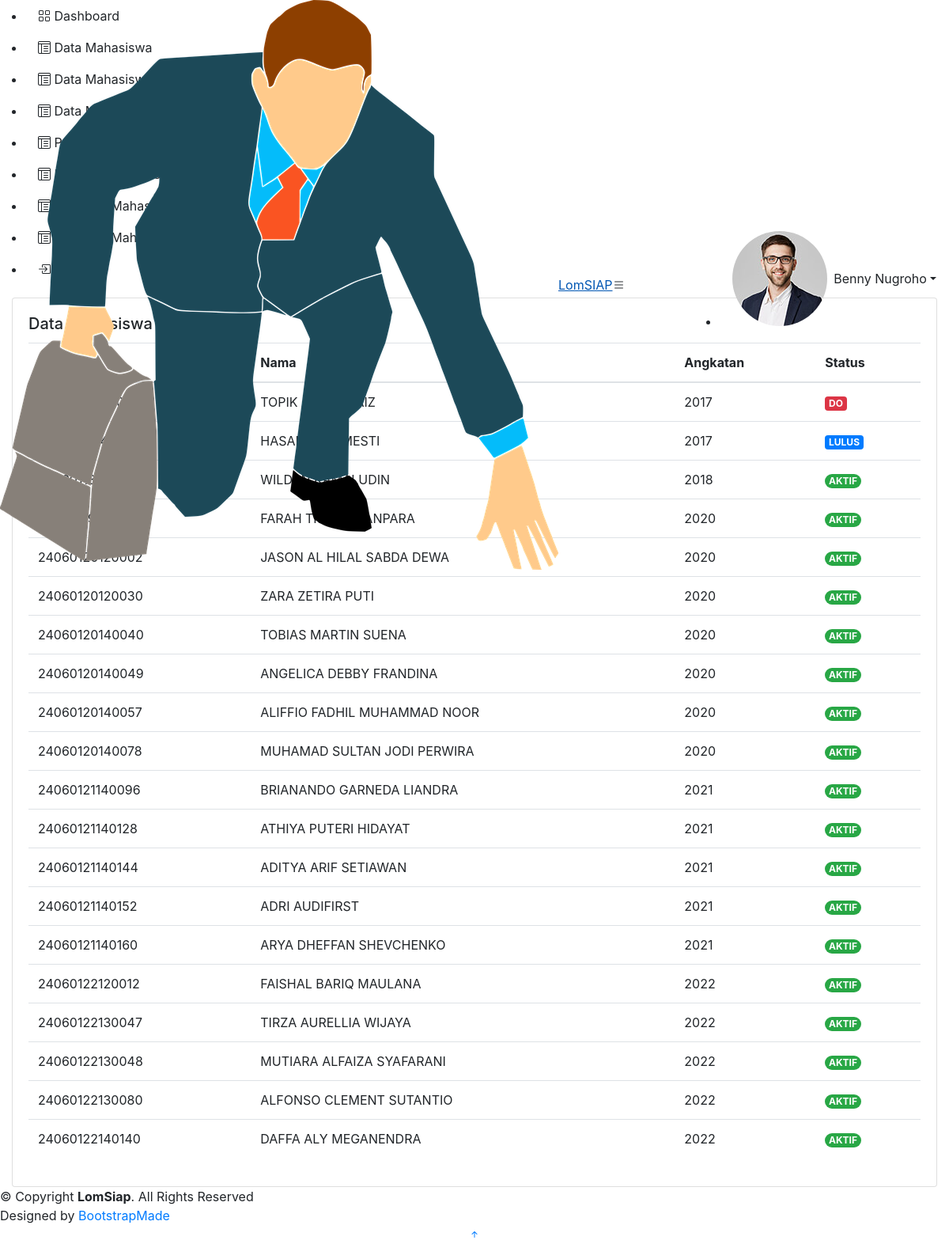
The app's page /data_mahasiswa_departemen.php (signed in) with its own data.
### tables this page shows
CREATE TABLE `data_mahasiswa` (
  `nim` varchar(15) NOT NULL,
  `foto` varchar(255) NOT NULL,
  `nama` varchar(50) NOT NULL,
  `angkatan` int(11) NOT NULL,
  `status` varchar(20) NOT NULL,
  `alamat` varchar(255) NOT NULL,
  `provinsi` varchar(255) NOT NULL,
  `kota` varchar(255) NOT NULL,
  `phone` varchar(255) NOT NULL,
  `email` varchar(255) NOT NULL,
  `user_id` int(11) DEFAULT NULL
);

### data_mahasiswa_departemen.php (the view, shortened to what this page needs)
<?php
  require_once('koneksi.php');
?>
<!DOCTYPE html>
<html lang="en">
<head>
  <link href="assets/vendor/bootstrap/css/bootstrap.min.css" rel="stylesheet">
  <link href="assets/vendor/bootstrap-icons/bootstrap-icons.css" rel="stylesheet">
  <link href="assets/vendor/boxicons/css/boxicons.min.css" rel="stylesheet">
  <link href="assets/vendor/quill/quill.snow.css" rel="stylesheet">
  <link href="assets/vendor/quill/quill.bubble.css" rel="stylesheet">
  <link href="assets/vendor/remixicon/remixicon.css" rel="stylesheet">
  <link href="assets/vendor/simple-datatables/style.css" rel="stylesheet">
  <link href="assets/css/style.css" rel="stylesheet">
  <link rel="stylesheet" href="https://cdn.jsdelivr.net/npm/bootstrap@4.0.0/dist/css/bootstrap.min.css">
</head>
<body>
 <header id="header" class="header fixed-top d-flex align-items-center">
    <div class="d-flex align-items-center justify-content-between">
      <a href="index_admin.php" class="logo d-flex align-items-center">
          <img src="assets/img/lomsiap.png" alt="">
          <span class="d-none d-lg-block">LomSIAP</span>
      </a>
      <i class="bi bi-list toggle-sidebar-btn"></i>
  </div>
    <nav class="header-nav ms-auto">
      <ul class="d-flex align-items-center">
        <li class="nav-item dropdown pe-3">
          <a class="nav-link nav-profile d-flex align-items-center pe-0" href="#" data-bs-toggle="dropdown" aria-expanded="false">
            <img src="assets/img/profile-img.jpg" alt="Profile" class="rounded-circle">
            <span class="d-none d-md-block dropdown-toggle ps-2"><?= $_SESSION['nama_lengkap']?></span>
          </a>
        </li>
      </ul>
    </nav>
  </header>
  <aside id="sidebar" class="sidebar">
    <ul class="sidebar-nav" id="sidebar-nav">
      <li class="nav-item">
        <a class="nav-link collapsed" href="index_departemen.php">
          <span>Dashboard</span>
        </a>
      </li>
      <li class="nav-item">
        <a class="nav-link" href="data_mahasiswa_departemen.php">
          <span>Data Mahasiswa</span>
        </a>
      </li>
      <li class="nav-item">
        <a class="nav-link collapsed" href="data_mahasiswa_pkl_departemen.php">
          <span>Data Mahasiswa PKL</span>
        </a>
      </li>
      <li class="nav-item">
        <a class="nav-link collapsed" href="data_mahasiswa_skripsi_departemen.php">
          <span>Data Mahasiswa Skripsi</span>
        </a>
      </li>
      <li class="nav-item">
        <a class="nav-link collapsed" href="progress_mahasiswa_irs.php">
          <span>Progress Mahasiswa IRS</span>
        </a>
      </li>
      <li class="nav-item">
        <a class="nav-link collapsed" href="progress_mahasiswa_khs.php">
          <span>Progress Mahasiswa KHS</span>
        </a>
      </li>
      <li class="nav-item">
        <a class="nav-link collapsed" href="progress_mahasiswa_pkl.php">
          <span>Progress Mahasiswa PKL</span>
        </a>
      </li>
      <li class="nav-item">
        <a class="nav-link collapsed" href="progress_mahasiswa_skripsi.php">
          <span>Progress Mahasiswa Skripsi</span>
        </a>
      </li>
      <li class="nav-item">
        <a class="nav-link collapsed" href="logout.php">
          <span>Logout</span>
        </a>
      </li>
    </ul>
  </aside>
  <main id="main" class="main">
              <div class="col-12">
                <div class="card recent-sales overflow-auto">
                  <div class="card-body">
                    <h5 class="card-title">Data Mahasiswa</h5>
                    <table class="table table-borderless datatable">
                      <thead>
                        <tr>
                          <th scope="col">NIM</th>
                          <th scope="col">Nama</th>
                          <th scope="col">Angkatan</th>
                          <th scope="col">Status</th>
                        </tr>
                      </thead>
                      <tbody>
                        <?php
                          $query = "SELECT * FROM data_mahasiswa";
                          $result = $koneksi -> query($query);
                          while ($row = mysqli_fetch_array($result)){
                            echo "<tr>";
                            echo "<td>".$row['nim']."</td>";
                            echo "<td>".$row['nama']."</td>";
                            echo "<td>".$row['angkatan']."</td>";
                            if($row['status'] == "AKTIF"){
                              echo "<td><span class='badge rounded-pill bg-success'>".$row['status']."</span></td>";
                            }
                            if($row['status']=="LULUS"){
                              echo "<td><span class = 'badge badge-primary'>".$row['status']."</span></td>";
                            }
                            if($row['status'] == "DO"){
                              echo "<td><span class = 'badge badge-danger'>".$row['status']."</span></td>";
                            }
                            echo "</tr>";
                          }
                        ?>
                      </tbody>
                    </table>
  </main>
  <footer id="footer" class="footer">
    <div class="copyright">
      © Copyright <strong><span>LomSiap</span></strong>. All Rights Reserved
    </div>
    <div class="credits">
      Designed by <a href="https://bootstrapmade.com/">BootstrapMade</a>
    </div>
  </footer>
  <a href="#" class="back-to-top d-flex align-items-center justify-content-center"><i class="bi bi-arrow-up-short"></i></a>
</body>
</html>

### records on screen
data_mahasiswa: angkatan "2017", status "DO"
data_mahasiswa: angkatan "2017", status "LULUS"
data_mahasiswa: angkatan "2018", status "AKTIF"
data_mahasiswa: angkatan "2020", status "AKTIF"
data_mahasiswa: angkatan "2020", status "AKTIF"
data_mahasiswa: nim "24060120120030", nama "ZARA ZETIRA PUTI", angkatan "2020", status "AKTIF"
data_mahasiswa: nim "24060120140040", nama "TOBIAS MARTIN SUENA", angkatan "2020", status "AKTIF"
data_mahasiswa: nim "24060120140049", nama "ANGELICA DEBBY FRANDINA", angkatan "2020", status "AKTIF"
data_mahasiswa: nim "24060120140057", nama "ALIFFIO FADHIL MUHAMMAD NOOR", angkatan "2020", status "AKTIF"
data_mahasiswa: nim "24060120140078", nama "MUHAMAD SULTAN JODI PERWIRA", angkatan "2020", status "AKTIF"
data_mahasiswa: nim "24060121140096", nama "BRIANANDO GARNEDA LIANDRA", angkatan "2021", status "AKTIF"
data_mahasiswa: nim "24060121140128", nama "ATHIYA PUTERI HIDAYAT", angkatan "2021", status "AKTIF"
data_mahasiswa: nim "24060121140144", nama "ADITYA ARIF SETIAWAN", angkatan "2021", status "AKTIF"
data_mahasiswa: nim "24060121140152", nama "ADRI AUDIFIRST", angkatan "2021", status "AKTIF"
data_mahasiswa: nim "24060121140160", nama "ARYA DHEFFAN SHEVCHENKO", angkatan "2021", status "AKTIF"
data_mahasiswa: nim "24060122120012", nama "FAISHAL BARIQ MAULANA", angkatan "2022", status "AKTIF"
data_mahasiswa: nim "24060122130047", nama "TIRZA AURELLIA WIJAYA", angkatan "2022", status "AKTIF"
data_mahasiswa: nim "24060122130048", nama "MUTIARA ALFAIZA SYAFARANI", angkatan "2022", status "AKTIF"
data_mahasiswa: nim "24060122130080", nama "ALFONSO CLEMENT SUTANTIO", angkatan "2022", status "AKTIF"
data_mahasiswa: nim "24060122140140", nama "DAFFA ALY MEGANENDRA", angkatan "2022", status "AKTIF"

### other values on screen
$_SESSION['nama_lengkap'] "Benny Nugroho"
